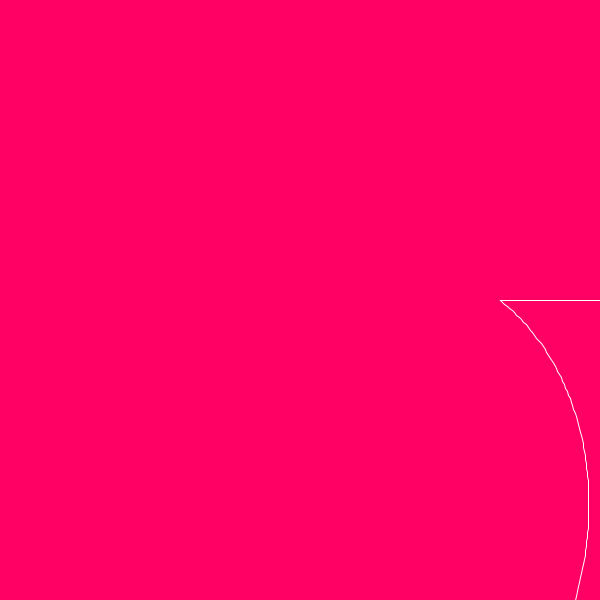
Frame 1 (no input)
Frame 60 (the mouse pressed at the canvas centre just before this capture): identical to frame 1, image omitted
Frame 120 (the mouse held since frame 60 and released just before this capture): identical to frame 1, image omitted

The Processing sketch that drew this single still picture (run headless with seeded random() and noise(); from frame 60 on, the mouse is pressed at the canvas centre):

// Processing sketch: Figure_con_Coordinate_Polari
// ── Figure_con_Coordinate_Polari.pde
void setup() {
    size(600, 600);
    background(0);
}

void draw() {
  stroke(255);
  fill(255, 0, 100);
  translate(width / 2, height / 2);
  
  beginShape();
  for (float a = 0; a < TWO_PI * 12; a += 0.01) {
      float size = 50;
      float r = size * (4 + (5 * a));
      float x = r * cos(a);
      float y = r * sin(a);
      vertex(x, y);
  }
  endShape(CLOSE);
  
}
